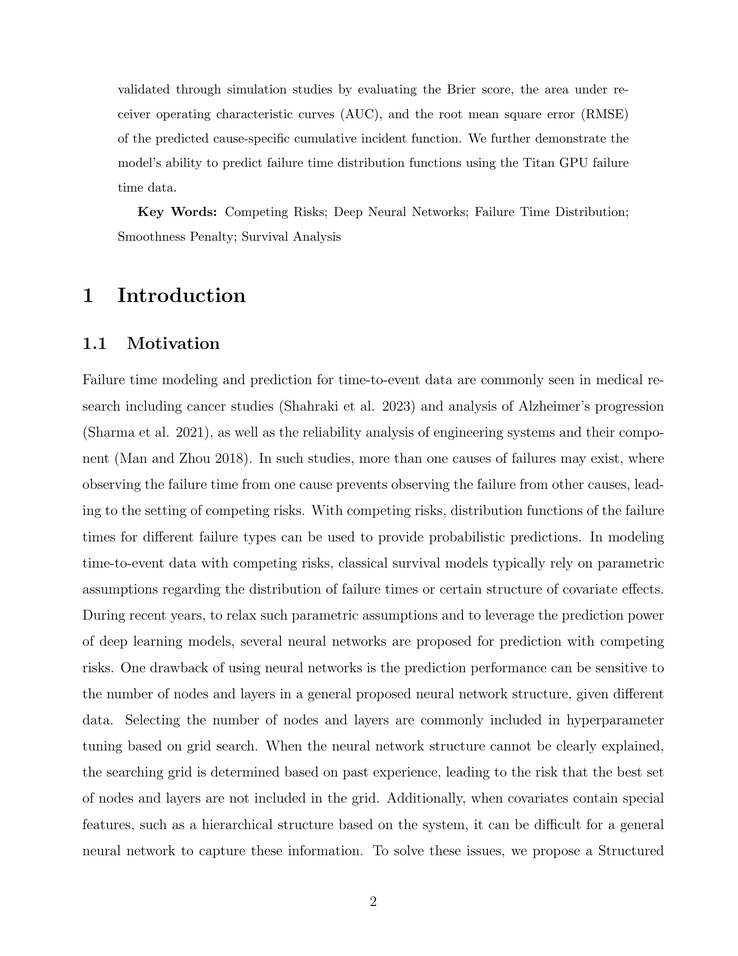
#> input picture Project/dataset/images/page_20.png, 738 x 956 px, shrunk from 1700 x 2200 before the run
$ python extract_tables.py
#> lines starting #> are read from the running program, lines starting #| are printed output that depends on the picture; after the words box and inside, x2 and y2 are one past the last pixel; in counts of white or black regions, pixels touching at a corner belong together
import cv2
import numpy as np
import matplotlib.pyplot as plt

# Load page image
image = cv2.imread("dataset/images/page_20.png")
#> image is the input picture: shape (956, 738, 3); min 0, max 255, mean 245.3

gray = cv2.cvtColor(image, cv2.COLOR_BGR2GRAY)

# Binary threshold
_, binary = cv2.threshold(
    gray,
    180,
    255,
    cv2.THRESH_BINARY_INV
)
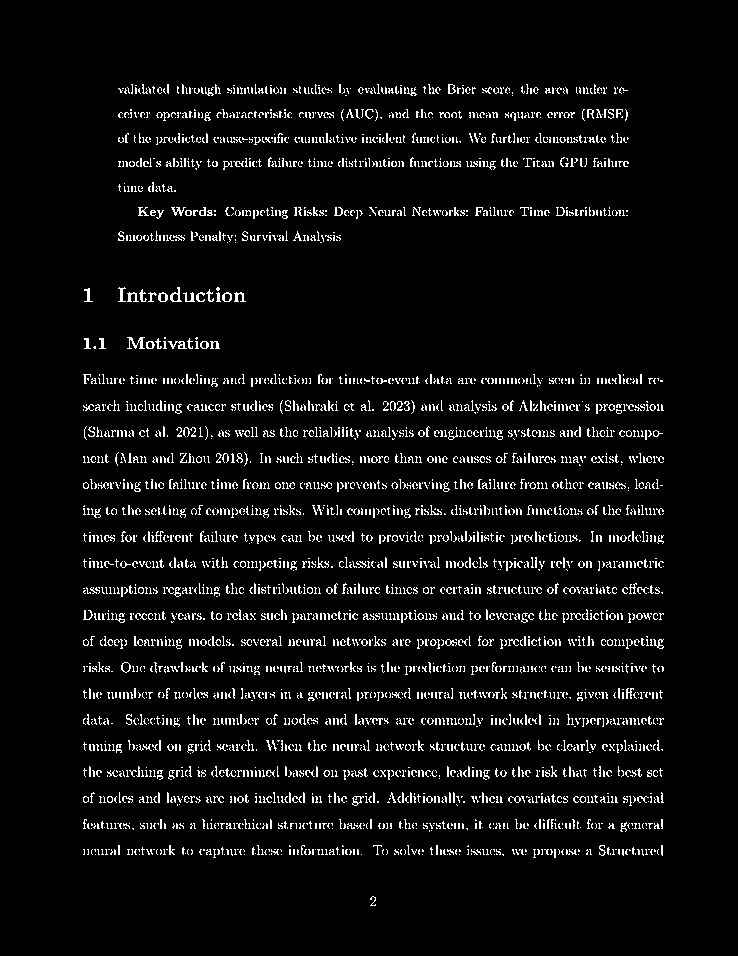
#> binary: shape (956, 738); 5.4% white in thin lines or dots, all inside (x1, y1, x2, y2) = (83, 84, 664, 906)

# Horizontal lines
horizontal_kernel = cv2.getStructuringElement(
    cv2.MORPH_RECT,
    (40, 1)
)

horizontal = cv2.morphologyEx(
    binary,
    cv2.MORPH_OPEN,
    horizontal_kernel
)
#> horizontal: shape (956, 738); every value is 0

# Vertical lines
vertical_kernel = cv2.getStructuringElement(
    cv2.MORPH_RECT,
    (1, 40)
)

vertical = cv2.morphologyEx(
    binary,
    cv2.MORPH_OPEN,
    vertical_kernel
)

# Combine
table_structure = cv2.add(horizontal, vertical)

# Find contours
contours, _ = cv2.findContours(
    table_structure,
    cv2.RETR_TREE,
    cv2.CHAIN_APPROX_SIMPLE
)
#> contours = []

output = image.copy()

for contour in contours:

    x, y, w, h = cv2.boundingRect(contour)

    if w > 30 and h > 20:

        cv2.rectangle(
            output,
            (x, y),
            (x + w, y + h),
            (0, 0, 255),
            2
        )
#> this loop made 0 passes

plt.figure(figsize=(12,8))
plt.imshow(cv2.cvtColor(output, cv2.COLOR_BGR2RGB))
plt.title("Detected Cells")
plt.axis("off")
plt.show()

$ run again, with Project/dataset/images/page_11.png copied over Project/dataset/images/page_20.png
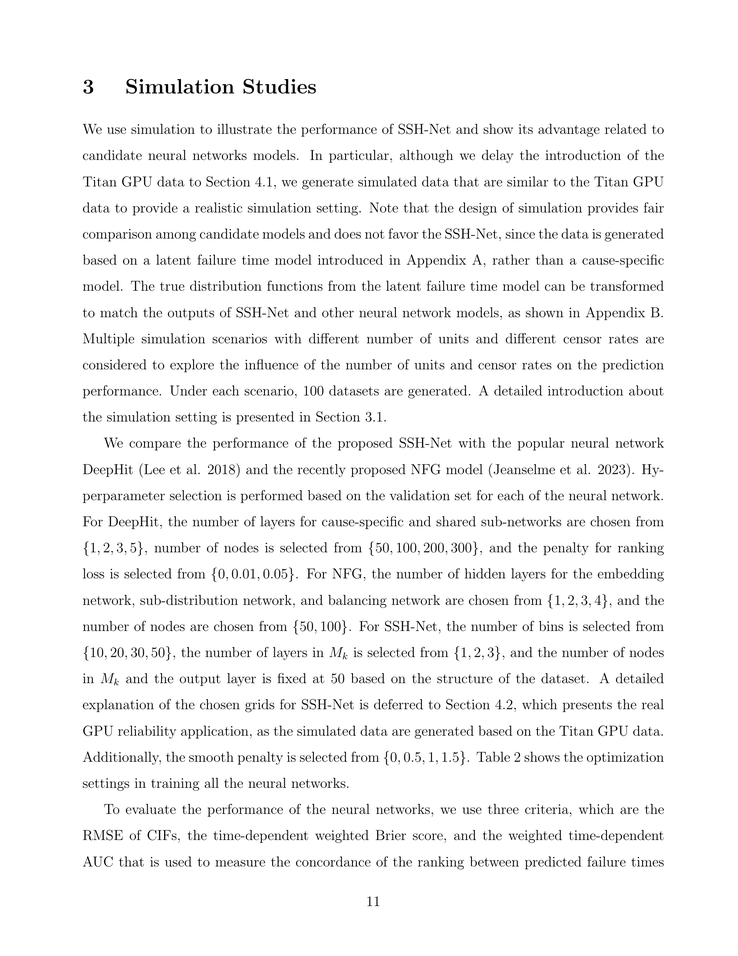
#> input picture Project/dataset/images/page_11.png, 738 x 956 px, shrunk from 1700 x 2200 before the run
#> image is the input picture: shape (956, 738, 3); min 0, max 255, mean 243.8
#> `_, binary = cv2.threshold( gray, 180, 255, cv2.THRESH_BINARY_INV )`:
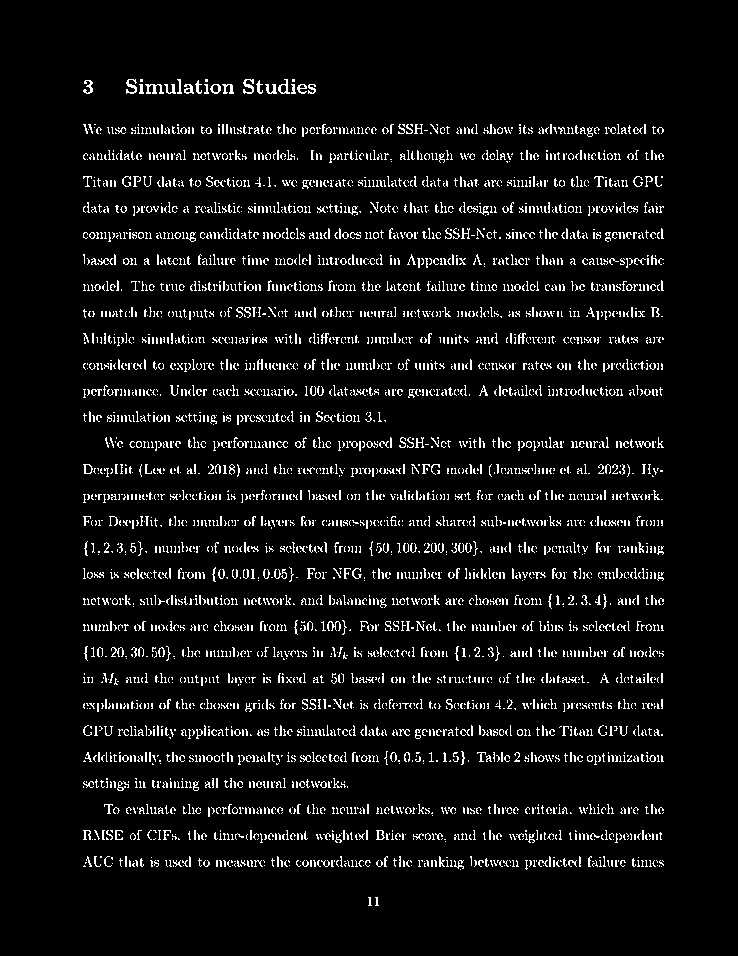
#> binary: shape (956, 738); 6.2% white in thin lines or dots, all inside (x1, y1, x2, y2) = (83, 79, 664, 906)
#> horizontal: shape (956, 738); every value is 0
#> contours = []
